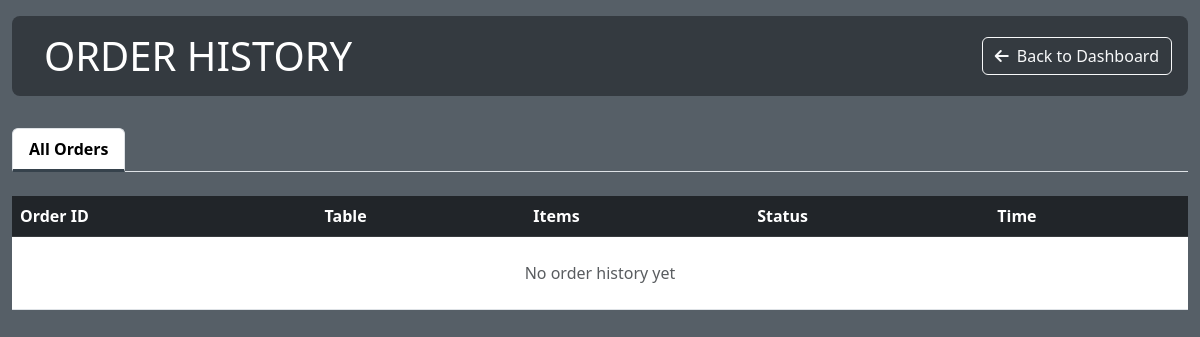
The page /bar/history/ on the database as committed earlier.
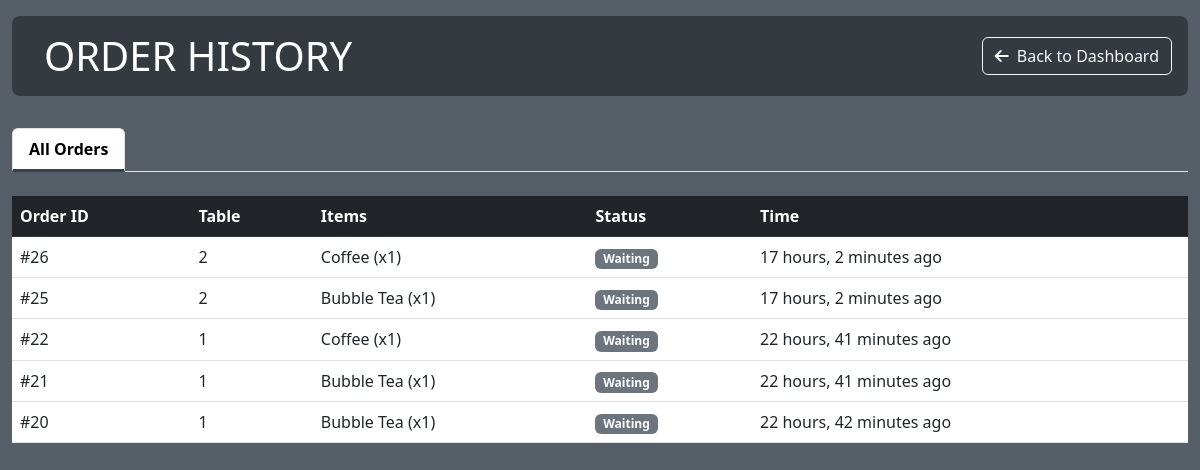
The same page on the database as committed later.
### order/models.py (models this page shows, shortened)
class Order(models.Model):
    table = models.ForeignKey(Table, on_delete=models.CASCADE, related_name='orders')
    date_ordered = models.DateTimeField(auto_now_add=True)
    STATUS_CHOICES = [
        ('Pending', 'Pending'),
        ('Completed', 'Completed'),
    ]
    status = models.CharField(max_length=50, choices=STATUS_CHOICES, default='Pending')
    kitchen_status_choices = [
        ('Waiting', 'Waiting'),
        ('None', 'None'),
        ('Ready', 'Ready'),
    ]
    kitchen_status = models.CharField(max_length=50, choices=kitchen_status_choices, default='Waiting')
    bar_status = models.CharField(max_length=50, choices=kitchen_status_choices, default='Waiting')
    def get_bar_items(self):
        return self.order_items.filter(selection__item__category__title='Drink')

class Table(models.Model):
    table_number = models.PositiveIntegerField(unique=True)
    availability = models.BooleanField(default=True)
    qr_code = models.ImageField(upload_to='qrcodes/', blank=True, null=True,
                                help_text='create a qr code everytime a table is saved!')

class OrderItem(models.Model):
    order = models.ForeignKey(Order, on_delete=models.CASCADE, related_name='order_items')
    selection = models.ForeignKey(Selection, on_delete=models.CASCADE)
    quantity = models.PositiveIntegerField(default=1)
    total_price = models.DecimalField(max_digits=10, decimal_places=2, editable=False)

class Selection(models.Model):
    item = models.ForeignKey(Item, on_delete=models.CASCADE, related_name='selections')
    meat_option = models.ForeignKey(MeatOption, on_delete=models.SET_NULL, null=True, blank=True)
    spicy_level = models.ForeignKey(SpicyLevel, on_delete=models.SET_NULL, null=True, blank=True)

class Item(models.Model):
    name = models.CharField(max_length=100)
    description = models.TextField(null=True, blank=True)
    category = models.ForeignKey(Category, on_delete=models.CASCADE, related_name='items')
    image = models.ImageField(blank=True, null=True)
    base_price = models.DecimalField(max_digits=6, decimal_places=2)
    has_meat_options = models.BooleanField(default=False)
    has_spicy_options = models.BooleanField(default=False)

### bar/views.py (the view)
# urls.py: path('history/', views.bar_history_view, name='bar_history_view'),
def bar_history_view(request):
    completed_orders = Order.objects.exclude(
        status='Pending',
        bar_status='Waiting'
    ).order_by('-date_ordered')
    context = {
        'completed_orders': completed_orders,
    }
    return render(request, 'bar/history.html', context)

### bar/templates/bar/history.html (shortened to what this page needs)
{% extends "bar/base.html" %}
{% block content %}
<div class="kitchen-header d-flex justify-content-between align-items-center">
    <div class="d-flex align-items-center">
        <h1 class="mb-0">ORDER HISTORY</h1>
    </div>
    <a href="{% url 'bar:bar_view' %}" class="btn btn-outline-light">
        <i class="fas fa-arrow-left me-2"></i>Back to Dashboard
    </a>
</div>
<ul class="nav nav-tabs mb-4">
    <li class="nav-item">
        <a class="nav-link active" href="#">All Orders</a>
    </li>
</ul>
<div class="table-responsive">
    <table class="table table-hover">
        <thead class="table-dark">
        <tr>
            <th>Order ID</th>
            <th>Table</th>
            <th>Items</th>
            <th>Status</th>
            <th>Time</th>
        </tr>
        </thead>
        <tbody>
        {% for order in completed_orders %}
        {% with bar_items=order.get_bar_items %}
        {% if bar_items %}
        <tr>
            <td>#{{ order.id }}</td>
            <td>{{ order.table.table_number }}</td>
            <td>
                {% for item in bar_items %}
                {{ item.selection.item.name }} (x{{ item.quantity }})<br>
                {% endfor %}
            </td>
            <td>
                <span class="badge
                    {% if order.bar_status == 'Completed' %}bg-success{% else %}bg-secondary{% endif %}">
                    {{ order.bar_status }}
                </span>
            </td>
            <td>{{ order.date_ordered|timesince }} ago</td>
        </tr>
        {% endif %}
        {% endwith %}
        {% empty %}
        <tr>
            <td colspan="5" class="text-center py-4 text-muted">No order history yet</td>
        </tr>
        {% endfor %}
        </tbody>
    </table>
</div>
{% endblock %}

Rows that differ between the two databases and show on the page:
added Order: id "26", table.table_number "2", bar_status "Waiting", date_ordered "17 hours, 2 minutes"
added OrderItem: selection.item.name "Coffee", quantity "1", shown under "26"
added Order: id "25", table.table_number "2", bar_status "Waiting", date_ordered "17 hours, 2 minutes"
added OrderItem: selection.item.name "Bubble Tea", quantity "1", shown under "25"
now on this page (row edited): Order: id "22", table.table_number "1", bar_status "Waiting", date_ordered "22 hours, 41 minutes"
now on this page (row unchanged): OrderItem: selection.item.name "Coffee", quantity "1", shown under "22"
now on this page (row edited): Order: id "21", table.table_number "1", bar_status "Waiting", date_ordered "22 hours, 41 minutes"
now on this page (row unchanged): OrderItem: selection.item.name "Bubble Tea", quantity "1", shown under "21"
now on this page (row edited): Order: id "20", table.table_number "1", bar_status "Waiting", date_ordered "22 hours, 42 minutes"
now on this page (row unchanged): OrderItem: selection.item.name "Bubble Tea", quantity "1", shown under "20"
Other text that changed with them:
text no longer shown: "No order history yet"
